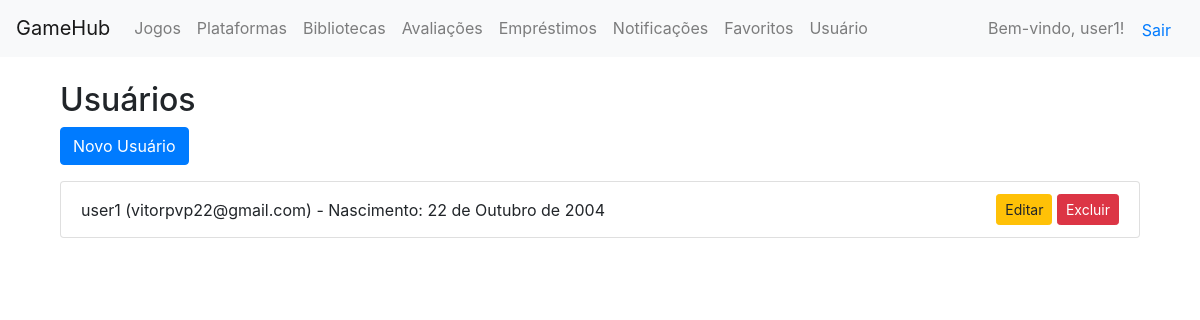
The page /api/usuarios/ (signed in) on the database its author committed.
### core/models.py (models this page shows)
class Usuario(AbstractUser):
    data_nascimento = models.DateField(null=True, blank=True)

### core/views.py (the view)
# urls.py: path('usuarios/', views.usuario_list, name='usuario_list'),
@login_required
def usuario_list(request):
    usuarios = Usuario.objects.all()
    return render(request, 'usuarios/usuario_list.html', {'usuarios': usuarios})

### core/templates/usuarios/usuario_list.html (shortened to what this page needs)
{% extends 'base.html' %}
{% block content %}
<div class="container mt-4">
    <h2>Usuários</h2>
    <a href="{% url 'usuario_create' %}" class="btn btn-primary mb-3">Novo Usuário</a>
    <ul class="list-group">
        {% for u in usuarios %}
            <li class="list-group-item d-flex justify-content-between align-items-center">
                {{ u.username }} ({{ u.email }}) - Nascimento: {{ u.data_nascimento }}
                <div>
                    <a href="{% url 'usuario_update' u.pk %}" class="btn btn-warning btn-sm">Editar</a>
                    <a href="{% url 'usuario_delete' u.pk %}" class="btn btn-danger btn-sm">Excluir</a>
                </div>
            </li>
        {% empty %}
            <li class="list-group-item">Nenhum usuário cadastrado.</li>
        {% endfor %}
    </ul>
</div>
{% endblock %}

### core/templates/base.html (shortened to what this page needs)
<!DOCTYPE html>
<html lang="pt-br">
<head>
    <link rel="stylesheet" href="https://stackpath.bootstrapcdn.com/bootstrap/4.5.2/css/bootstrap.min.css">
</head>
<body>
    <header>
        <nav class="navbar navbar-expand-lg navbar-light bg-light">
            <a class="navbar-brand" href="{% url 'home' %}">GameHub</a>
            <div class="collapse navbar-collapse">
                <ul class="navbar-nav">
                    <li class="nav-item"><a class="nav-link" href="{% url 'jogo_list' %}">Jogos</a></li>
                    <li class="nav-item"><a class="nav-link" href="{% url 'plataforma_list' %}">Plataformas</a></li>
                    <li class="nav-item"><a class="nav-link" href="{% url 'biblioteca_list' %}">Bibliotecas</a></li>
                    <li class="nav-item"><a class="nav-link" href="{% url 'avaliacao_list' %}">Avaliações</a></li>
                    <li class="nav-item"><a class="nav-link" href="{% url 'emprestimo_list' %}">Empréstimos</a></li>
                    <li class="nav-item"><a class="nav-link" href="{% url 'notificacao_list' %}">Notificações</a></li>
                    <li class="nav-item"><a class="nav-link" href="{% url 'favorito_list' %}">Favoritos</a></li>
                    <li class="nav-item"><a class="nav-link" href="{% url 'usuario_list' %}">Usuário</a></li>
                </ul>
                <div class="ml-auto">
                    {% if user.is_authenticated %}
                        <span class="navbar-text">Bem-vindo, {{ user.username }}!</span>
                        <form action="{% url 'logout' %}" method="post" style="display:inline;">
                            <button type="submit" class="btn btn-link">Sair</button>
                        </form>
                    {% else %}
                        <a class="btn btn-primary" href="{% url 'login' %}">Login</a>
                        <a class="btn btn-secondary" href="{% url 'register' %}">Registrar</a>
                    {% endif %}
                </div>
            </div>
        </nav>
    </header>
    <main class="container mt-4">
        {% block content %}{% endblock %}
    </main>
</body>
</html>

### rows shown on the page
Usuario: username "user1", email "vitorpvp22@gmail.com", data_nascimento "22 de Outubro de 2004"
